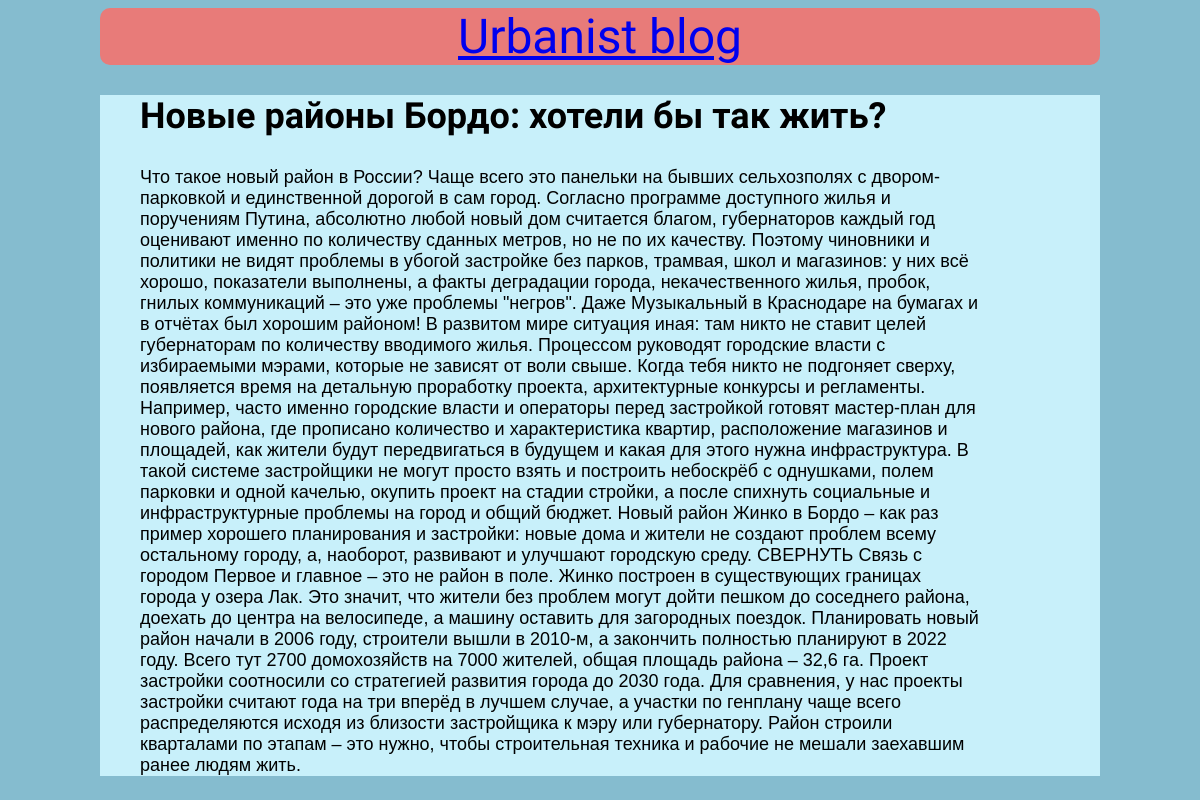
/post/5/, run on the app's committed database.
### firstapp/models.py (models this page shows, shortened)
class Post(models.Model):
    title = models.CharField(max_length=200)
    author = models.ForeignKey(
        'auth.User',
        on_delete=models.CASCADE
    )
    publication_date = models.DateTimeField(default=timezone.now, blank=True, null=True)
    body = models.TextField()
    tags = models.ManyToManyField('Tag', help_text="Select a tag for this book")

### firstapp/views.py (the view)
# urls.py: path('post/<int:pk>/', BlogDetailView.as_view(), name='post_detail'),
class BlogDetailView(DetailView):
    model = Post
    template_name = 'post_detail.html'

### templates/post_detail.html
<!DOCTYPE html>
{% extends 'base.html' %}
{% block content %}
  <div class="post-entry">
    <h2>{{ post.title }}</h2>
    <p>{{ post.body }}</p>
  </div>
{% endblock content %}

### static/css/styles.css (style rules this page uses)
body { background: rgba(13,122,160,0.5); }
.post-entry { font-size: 18px; font-family: "Spectral", Arial, sans-serif; background: rgb(200,240,250); padding-left: 40px; padding-right: 120px; }
h1,h2,h3,h4,h5 { font-family: "Yanone Kaffeesatz", sans-serif; }
h2 { font-size: 2em; }

### data on the page
Post: title "Новые районы Бордо: хотели бы так жить?", body "Что такое новый район в России? Чаще всего это панельки на бывших сельхозполях с двором-парковкой и единственной дорогой в сам город. Согласно программе доступного жилья и поручениям Путина, абсолютно любой новый дом считается благом, губернаторов каждый год оценивают именно по количеству сданных метров, но не по их качеству. Поэтому чиновники и политики не видят проблемы в убогой застройке без парков, трамвая, школ и магазинов: у них всё хорошо, показатели выполнены, а факты деградации города, некачественного жилья, пробок, гнилых коммуникаций – это уже проблемы \"негров\". Даже Музыкальный в Краснодаре на бумагах и в отчётах был хорошим районом! В развитом мире ситуация иная: там никто не…"
